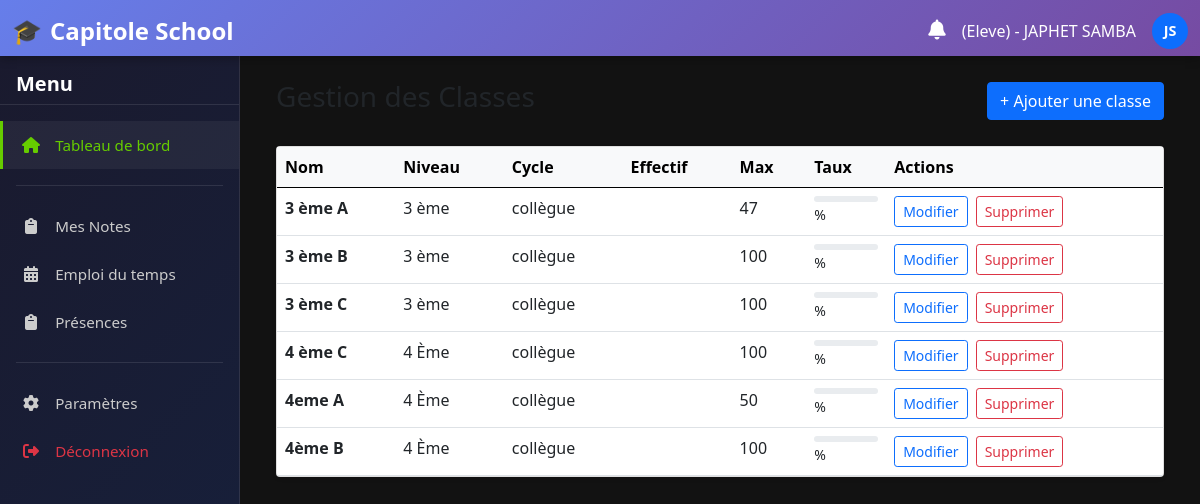
The app's page /classes/ (signed in) with its own data.
### home/models.py (models this page shows, shortened)
class Utilisateur(AbstractUser):
    ROLES = (
        ('admin', 'Administrateur'),
        ('enseignant', 'Enseignant'),
        ('eleve', 'Élève'),
        ('parent', 'Parent'),
        ('directeur', 'Directeur'),
        ('secretaire', 'Secrétaire'),
        ('surveillant', 'Surveillant'),
    )
    role = models.CharField(_("Rôle"), max_length=20, choices=ROLES, db_index=True)
    telephone = models.CharField(_("Téléphone"), max_length=20, blank=True)
    photo = models.ImageField(_("Photo"), upload_to='utilisateurs/', blank=True, null=True)
    class Meta:
        verbose_name = _("Utilisateur")
        verbose_name_plural = _("Utilisateurs")
        ordering = ['last_name', 'first_name']

class Classe(models.Model):
    niveau = models.ForeignKey(Niveau, on_delete=models.CASCADE, related_name='classes', verbose_name=_("Niveau"))
    nom = models.CharField(_("Nom de la classe"), max_length=50)
    effectif_max = models.PositiveIntegerField(_("Effectif maximum"), null=True, blank=True)
    class Meta:
        verbose_name = _("Classe")
        verbose_name_plural = _("Classes")
        unique_together = ('niveau', 'nom')
        ordering = ['niveau', 'nom']

class Niveau(models.Model):
    cycle = models.ForeignKey(Cycle, on_delete=models.CASCADE, related_name='niveaux', verbose_name=_("Cycle"))
    nom = models.CharField(_("Nom du niveau"), max_length=50)
    class Meta:
        verbose_name = _("Niveau")
        verbose_name_plural = _("Niveaux")
        unique_together = ('cycle', 'nom')
        ordering = ['cycle', 'nom']

class Cycle(models.Model):
    nom = models.CharField(_("Nom du cycle"), max_length=50, unique=True)
    class Meta:
        verbose_name = _("Cycle")
        verbose_name_plural = _("Cycles")

### home/views.py (the view)
# urls.py: path('classes/', views.liste_classes, name='liste_classes'),
@login_required
def liste_classes(request):
    classes = Classe.objects.select_related('niveau').all().order_by('niveau__cycle__nom', 'niveau__nom', 'nom')
    return render(request, 'gestion/classes_liste.html', {'classes': classes})

### home/templatetags/notification_extras.py (called while the page is built)
@register.filter
def has_unread_notifications(user):
    return user.notifications.filter(statut='NON_LU').exists()

### home/templates/gestion/classes_liste.html (shortened to what this page needs)
{% extends "gestion/base.html" %}
{% load static %}
{% block content %}
<div class="container-fluid">
    <div class="d-flex justify-content-between align-items-center mb-4">
        <h1 class="h3 text-dark">Gestion des Classes</h1>
        <a href="{% url 'home:ajouter_classe' %}" class="btn btn-primary">+ Ajouter une classe</a>
    </div>
    <div class="card shadow-sm">
        <div class="card-body p-0">
            <div class="table-responsive">
                <table class="table table-hover mb-0">
                    <thead class="table-light">
                        <tr>
                            <th>Nom</th>
                            <th>Niveau</th>
                            <th>Cycle</th>
                            <th>Effectif</th>
                            <th>Max</th>
                            <th>Taux</th>
                            <th>Actions</th>
                        </tr>
                    </thead>
                    <tbody>
                        {% for classe in classes %}
                        <tr>
                            <td class="fw-bold">{{ classe.nom }}</td>
                            <td>{{ classe.niveau.nom }}</td>
                            <td>{{ classe.niveau.cycle.nom }}</td>
                            <td>{{ classe.eleve_set.count }}</td>
                            <td>{{ classe.effectif_max }}</td>
                            <td>
                                {% if classe.effectif_max > 0 %}
                                    {% widthratio classe.eleve_set.count classe.effectif_max 100 as taux %}
                                    <div class="progress" style="height: 6px;">
                                    </div>
                                    <small>{{ taux|floatformat }}%</small>
                                {% else %}
                                    <span class="text-muted">Illimité</span>
                                {% endif %}
                            </td>
                            <td>
                                <div class="d-flex gap-2">
                                    <a href="{% url 'home:modifier_classe' classe.pk %}" class="btn btn-sm btn-outline-primary">Modifier</a>
                                    <a href="{% url 'home:supprimer_classe' classe.pk %}" class="btn btn-sm btn-outline-danger">Supprimer</a>
                                </div>
                            </td>
                        </tr>
                        {% empty %}
                        <tr>
                            <td colspan="7" class="text-center text-muted py-4">
                                <i class="fas fa-inbox me-2"></i> Aucune classe trouvée.
                            </td>
                        </tr>
                        {% endfor %}
                    </tbody>
                </table>
            </div>
        </div>
    </div>
</div>
{% endblock %}

### home/templates/gestion/base.html (shortened to what this page needs)
<!DOCTYPE html>
<html lang="fr">
<head>
   {% load static %}
{% load notification_extras %}
    <link href="{% static 'css/bootstrap.min.css' %}" rel="stylesheet">
    <link rel="stylesheet" href="https://cdnjs.cloudflare.com/ajax/libs/font-awesome/6.4.0/css/all.min.css">
</head>
<body>
    <nav class="navbar navbar-dark">
        <div class="container-fluid">
            <a class="navbar-brand" href="{% url 'home:home' %}">Capitole School</a>
            <div class="d-flex align-items-center gap-3">
                <div class="position-relative">
                    <a href="{% url 'home:notifications' %}" class="text-white text-decoration-none">
                        <i class="fas fa-bell fs-5"></i>
                    </a>
                </div>
                <span class="text-white d-none d-md-block">
                    ({{user.role|title}}) - {{ user.first_name|upper }} {{ user.last_name|upper }}
                </span>
                <div class="bg-primary rounded-circle d-flex align-items-center justify-content-center text-white"
                     style="width: 36px; height: 36px; font-weight: bold; font-size: 0.9rem;">
                    {{ user.first_name|first|upper }}{{ user.last_name|first|upper }}
                </div>
            </div>
        </div>
    </nav>
    <aside class="sidebar" id="sidebar">
        <h5 class="mb-3 px-3">Menu</h5>
        <ul class="nav flex-column">
            <li class="nav-item">
                <a class="nav-link active" href="{% url 'home:home' %}">
                    <i class="fas fa-home"></i> <span>Tableau de bord</span>
                </a>
            </li>
            {% if user.role == 'eleve' %}
                <div class="nav-divider"></div>
                <li class="nav-item">
                    <a class="nav-link" href="{% url 'home:eleve_dashboard' %}">
                        <i class="fas fa-clipboard"></i> <span>Mes Notes</span>
                    </a>
                </li>
                <li class="nav-item">
                    <a class="nav-link" href="{% url 'home:eleve_dashboard' %}">
                        <i class="fas fa-calendar-alt"></i> <span>Emploi du temps</span>
                    </a>
                </li>
                <li class="nav-item">
                    <a class="nav-link" href="{% url 'home:eleve_dashboard' %}">
                        <i class="fas fa-clipboard"></i> <span>Présences</span>
                    </a>
                </li>
            {% endif %}
            <div class="nav-divider"></div>
            <li class="nav-item">
                <a class="nav-link" href="/">
                    <i class="fas fa-cog"></i> <span>Paramètres</span>
                </a>
            </li>
            <li class="nav-item">
                <a class="nav-link text-danger" href="{% url 'home:logout' %}">
                    <i class="fas fa-sign-out-alt"></i> <span>Déconnexion</span>
                </a>
            </li>
        </ul>
    </aside>
    <main id="main-content">
        {% block content %}
        {% endblock %}
    </main>
</body>
</html>

### home/templates/gestion/base.html (style rules this page uses)
:root { --sidebar-width: 240px; --navbar-height: 56px; --primary-color: #667eea; --primary-gradient: linear-gradient(135deg, #667eea 0%, #764ba2 100%); --sidebar-bg: linear-gradient(135deg, #1a1a2e 0%, #16213e 100%); --success-color: #66CC00; }
body { background-color: #000000; color: white; overflow: hidden; font-family: 'Segoe UI', sans-serif; margin: 0; padding: 0; height: 100vh; }
.navbar { position: fixed; top: 0; left: 0; right: 0; z-index: 1030; background: var(--primary-gradient); height: var(--navbar-height); box-shadow: 0 2px 10px rgba(0,0,0,0.3); }
.navbar-brand { font-weight: bold; display: flex; align-items: center; gap: 8px; font-size: 1.5rem; }
.navbar-brand::before { content: "🎓"; font-size: 1.5rem; }
.sidebar { position: fixed; top: var(--navbar-height); left: 0; width: var(--sidebar-width); height: calc(100vh - var(--navbar-height)); background: var(--sidebar-bg); color: white; z-index: 1020; overflow-y: auto; transition: transform 0.3s ease; padding: 1rem 0; border-right: 1px solid rgba(255,255,255,0.1); }
.sidebar h5 { padding: 0 1rem; margin-bottom: 1rem; font-weight: 600; border-bottom: 1px solid rgba(255,255,255,0.1); padding-bottom: 0.5rem; }
.sidebar .nav-link { color: #ccc; border-radius: 0; margin: 0; padding: 0.75rem 1rem; border-left: 3px solid transparent; transition: all 0.2s ease; }
.sidebar .nav-link:hover, .sidebar .nav-link.active { color: var(--success-color); background: rgba(255,255,255,0.05); border-left-color: var(--success-color); }
.sidebar .nav-link i { width: 24px; text-align: center; margin-right: 8px; }
.sidebar .nav-link span { font-size: 0.95rem; }
.sidebar .nav-item { margin: 0; }
.sidebar .nav-divider { height: 1px; background: rgba(255,255,255,0.1); margin: 1rem 1rem; }
main { position: fixed; top: var(--navbar-height); left: var(--sidebar-width); right: 0; bottom: 0; padding: 1.5rem; overflow-y: auto; background-color: #121212; transition: left 0.3s ease; box-sizing: border-box; }
.sidebar, main { animation: fadeIn 0.3s ease-out; }

### records on screen
Utilisateur: role "Eleve", first_name "JAPHET", last_name "SAMBA", first_name|first "J", last_name|first "S"
Classe: nom "3 ème A", niveau.nom "3 ème", niveau.cycle.nom "collègue", effectif_max "47"
Classe: nom "3 ème B", niveau.nom "3 ème", niveau.cycle.nom "collègue", effectif_max "100"
Classe: nom "3 ème C", niveau.nom "3 ème", niveau.cycle.nom "collègue", effectif_max "100"
Classe: nom "4 ème C", niveau.nom "4 Ème", niveau.cycle.nom "collègue", effectif_max "100"
Classe: nom "4eme A", niveau.nom "4 Ème", niveau.cycle.nom "collègue", effectif_max "50"
Classe: nom "4ème B", niveau.nom "4 Ème", niveau.cycle.nom "collègue", effectif_max "100"
